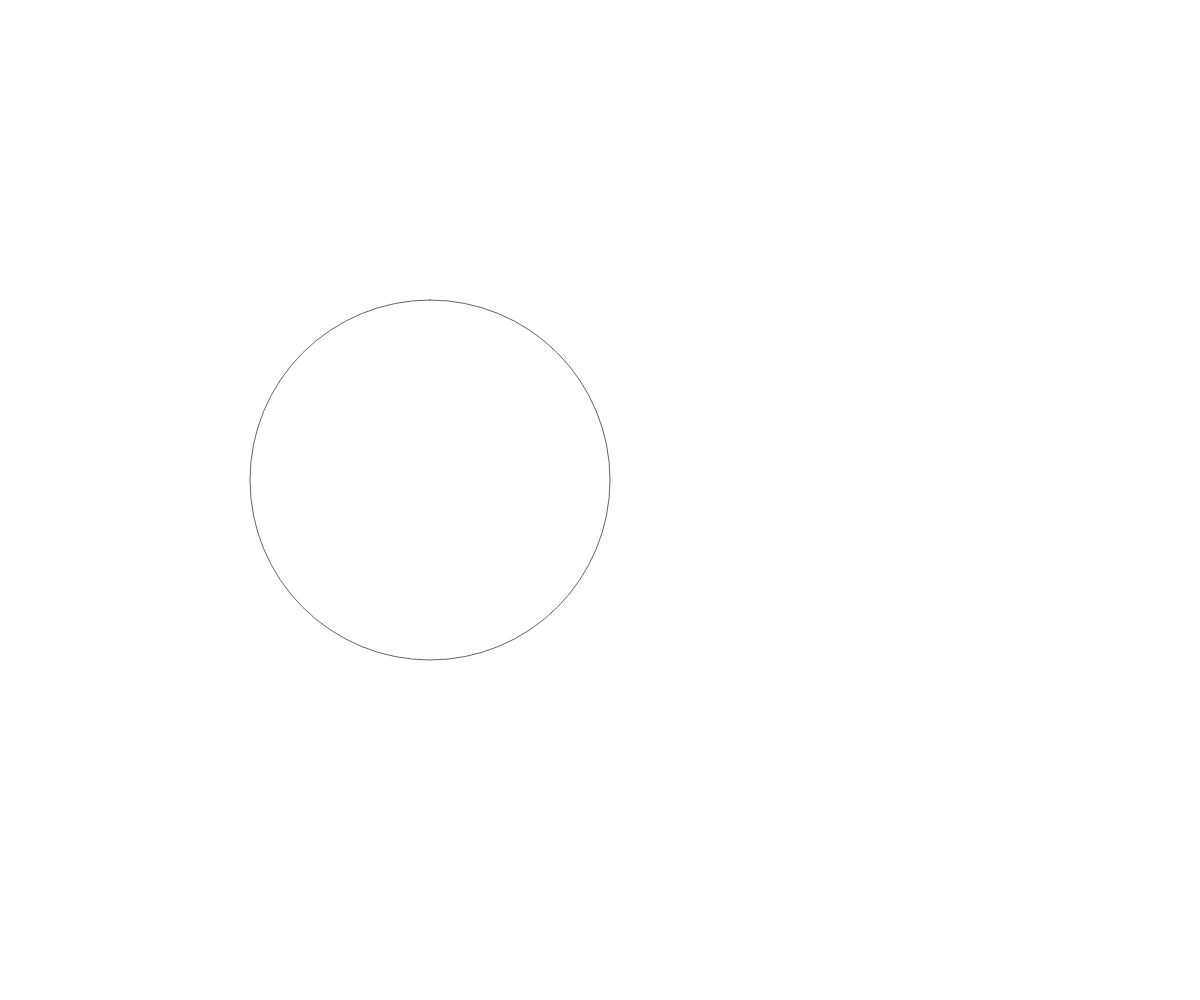
Frame 1 (no input)
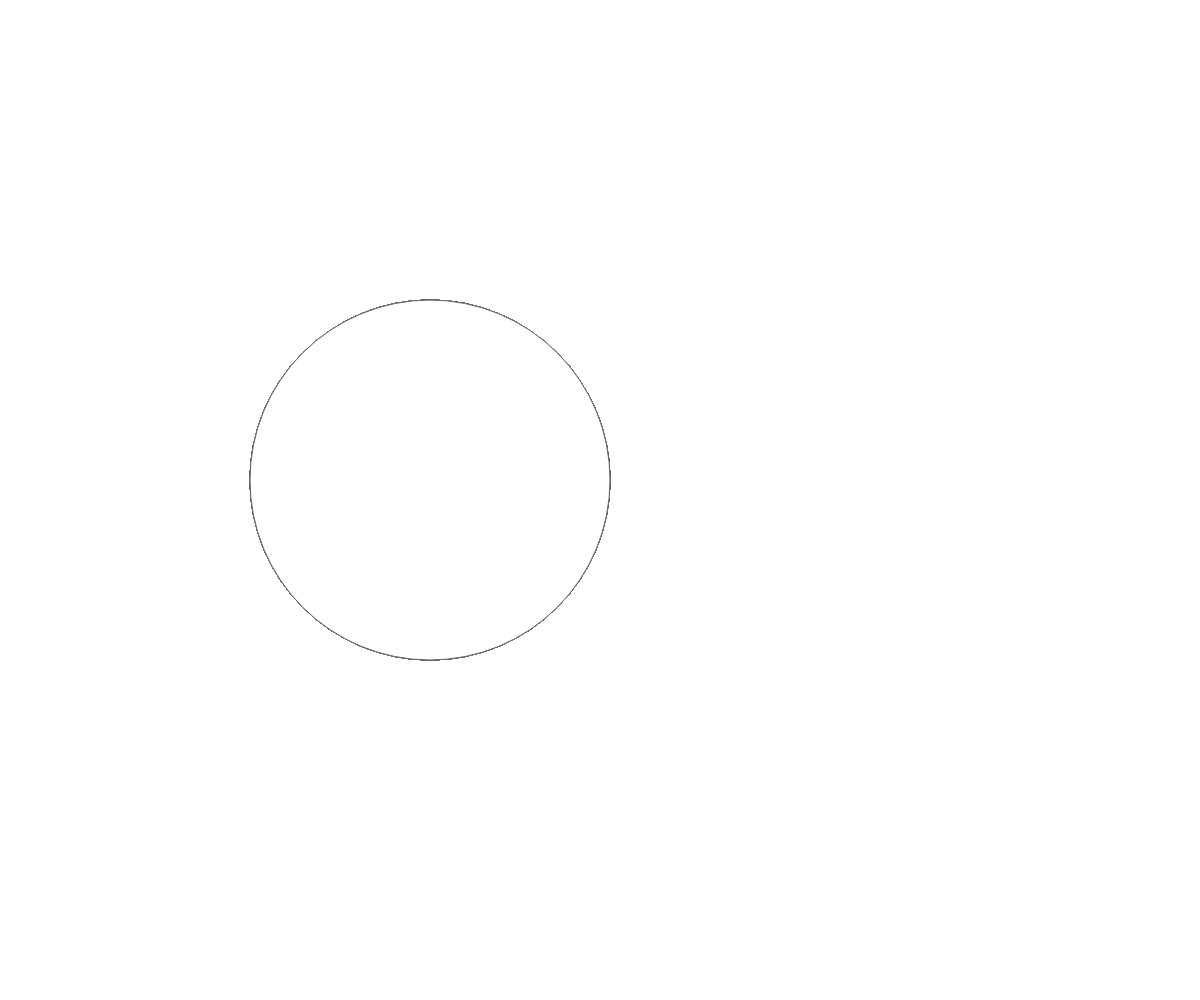
Frame 60 (no input)
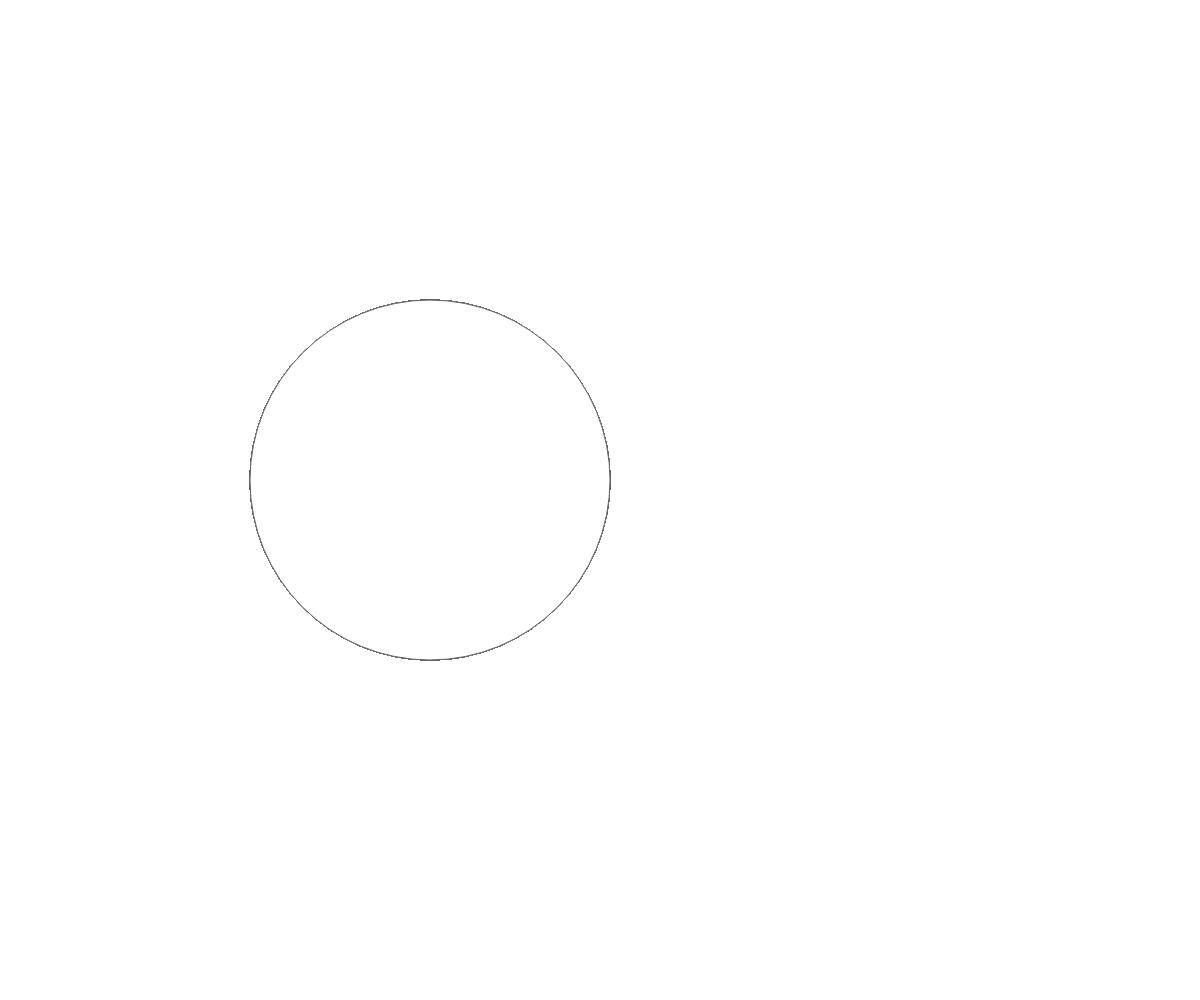
Frame 120 (the mouse pressed at the canvas centre since frame 60)

The p5.js sketch that drew these frames (run headless with seeded random() and noise() and a simulated clock; from frame 60 on, the mouse is pressed at the canvas centre):

// p5.js sketch
// ── sketch.js
// Basic Transformations Sandbox


// let originalSpacing = 20;
// let x = 100;
// let xSpeed = 5;

function setup() {
  createCanvas(windowWidth, windowHeight);
}

function draw() {
  //background option 1
  //background(255);
  //background option 2
  // fill(255, 20);
  // rect(0,0,width,height);
  // drawBasicGrid(220);
  push();
  translate(250,300);
  circleBlack(0,0);
  //drawBasicGrid(220);
  pop();
  //transformation one: TRANSLATION
  // push();
  // translate(100,20);
  // rectangleRed(0,40);
  // pop();

  // push();
  // translate(mouseX, mouseY);
  // drawBasicGrid(220);
  // rectangleBlue(0,0);
  // pop();
  //add push()  pop()
  // rectangleRed(0,0);
  // push();
  // rectMode(CENTER);
  // scale(mouseX/100);
  // translate(100,100);
  // drawBasicGrid(50);
  // rectangleBlue(0,0);
  // pop();

  //transformation two: SCALE

  //transformation three: ROTATION
  //reminder: rotations are measured in radians, not degrees! Functions can help with the conversion...
  // push();
  // translate(x,60);
  // rotate(radians(frameCount));
  //drawBasicGrid(50);
  // face(mouseX,mouseY);
  // pop();

  // x += xSpeed;
  // if (x < 0 || x > width) {
  //   xSpeed += -1;
  // }
  //Combinations of Transformations

}


function face(x, y) {
  //draw a face at x,y
  push();
  translate(x,y);
  ellipseMode(CENTER);
  fill(200,200,0);
  stroke(0);
  ellipse(0,0,80,80);
  fill(90, 140, 30, 220);
  triangle(-20, 20, 20, 20, 0, 30);
  fill(0);
  ellipse(-25,0,10,10);
  ellipse(25,0,10,10);
  strokeWeight(5);
  line(-30,-10,30,-10);
  strokeWeight(1);
  pop();

}

function rectangleRed(x, y) {
  //draw a red rectangle at x,y (sized 50 pixels square) - to visualize what happens to the coordinate system
  //when different basic transformations are applied.
  noStroke();
  fill(255, 0, 0, 150);
  rect(x, y, 50, 50);

}

function rectangleBlue(x, y) {
  //draw a red rectangle at x,y (sized 50 pixels square) - to visualize what happens to the coordinate system
  //when different basic transformations are applied.
  noStroke();
  fill(0, 0, 255, 150);
  rect(x, y, 50, 50);

}

function drawBasicGrid(shade) {
  //draw the normal cartesian Coordinate Grid, in a light color. Spaced at 20 px by default
  stroke(shade);
  for (let x = 0; x < width; x += 20) {
    line(x, 0, x, height);
  }
  for (let y = 0; y < height; y += 20) {
    line(0, y, width, y);
  }
}

function circleBlack(x, y) {
  stroke(100);
  fill(255);
  rect(x,y,360, 360, 240);
}
